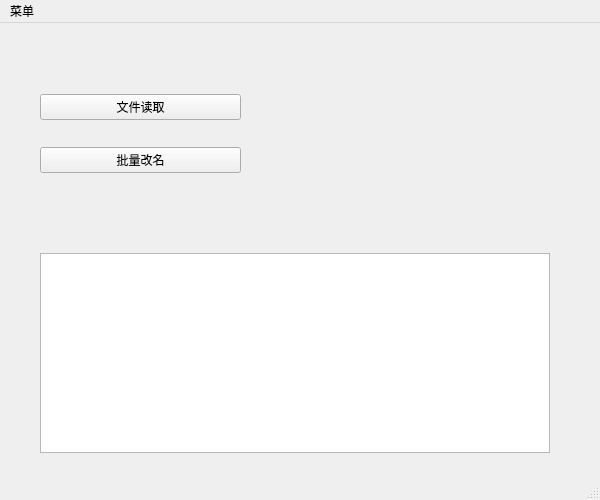
<?xml version="1.0" encoding="UTF-8"?>
<ui version="4.0">
 <class>mainWindow</class>
 <widget class="QMainWindow" name="mainWindow">
  <property name="geometry">
   <rect>
    <x>0</x>
    <y>0</y>
    <width>600</width>
    <height>500</height>
   </rect>
  </property>
  <property name="minimumSize">
   <size>
    <width>600</width>
    <height>500</height>
   </size>
  </property>
  <property name="maximumSize">
   <size>
    <width>600</width>
    <height>500</height>
   </size>
  </property>
  <property name="windowTitle">
   <string>文件处理工具</string>
  </property>
  <widget class="QWidget" name="centralwidget">
   <widget class="QTextEdit" name="textEdit">
    <property name="geometry">
     <rect>
      <x>40</x>
      <y>230</y>
      <width>510</width>
      <height>200</height>
     </rect>
    </property>
    <property name="readOnly">
     <bool>true</bool>
    </property>
   </widget>
   <widget class="QWidget" name="verticalLayoutWidget">
    <property name="geometry">
     <rect>
      <x>40</x>
      <y>50</y>
      <width>201</width>
      <height>121</height>
     </rect>
    </property>
    <layout class="QVBoxLayout" name="verticalLayout">
     <item>
      <widget class="QPushButton" name="readButton">
       <property name="enabled">
        <bool>true</bool>
       </property>
       <property name="text">
        <string>文件读取</string>
       </property>
      </widget>
     </item>
     <item>
      <widget class="QPushButton" name="renameButton">
       <property name="text">
        <string>批量改名</string>
       </property>
      </widget>
     </item>
    </layout>
   </widget>
  </widget>
  <widget class="QMenuBar" name="menubar">
   <property name="geometry">
    <rect>
     <x>0</x>
     <y>0</y>
     <width>600</width>
     <height>26</height>
    </rect>
   </property>
   <widget class="QMenu" name="menu">
    <property name="title">
     <string>菜单</string>
    </property>
    <addaction name="actionactionopen"/>
    <addaction name="separator"/>
    <addaction name="actionclose"/>
   </widget>
   <addaction name="menu"/>
  </widget>
  <widget class="QStatusBar" name="statusbar"/>
  <action name="actionclose">
   <property name="text">
    <string>退出</string>
   </property>
  </action>
  <action name="actionactionopen">
   <property name="text">
    <string>打开文件</string>
   </property>
   <property name="toolTip">
    <string>打开文件</string>
   </property>
   <property name="shortcut">
    <string>Ctrl+O</string>
   </property>
  </action>
  <action name="action">
   <property name="text">
    <string>改名</string>
   </property>
  </action>
 </widget>
 <resources/>
 <connections>
  <connection>
   <sender>renameButton</sender>
   <signal>clicked()</signal>
   <receiver>action</receiver>
   <slot>trigger()</slot>
   <hints>
    <hint type="sourcelabel">
     <x>140</x>
     <y>161</y>
    </hint>
    <hint type="destinationlabel">
     <x>-1</x>
     <y>-1</y>
    </hint>
   </hints>
  </connection>
 </connections>
</ui>
